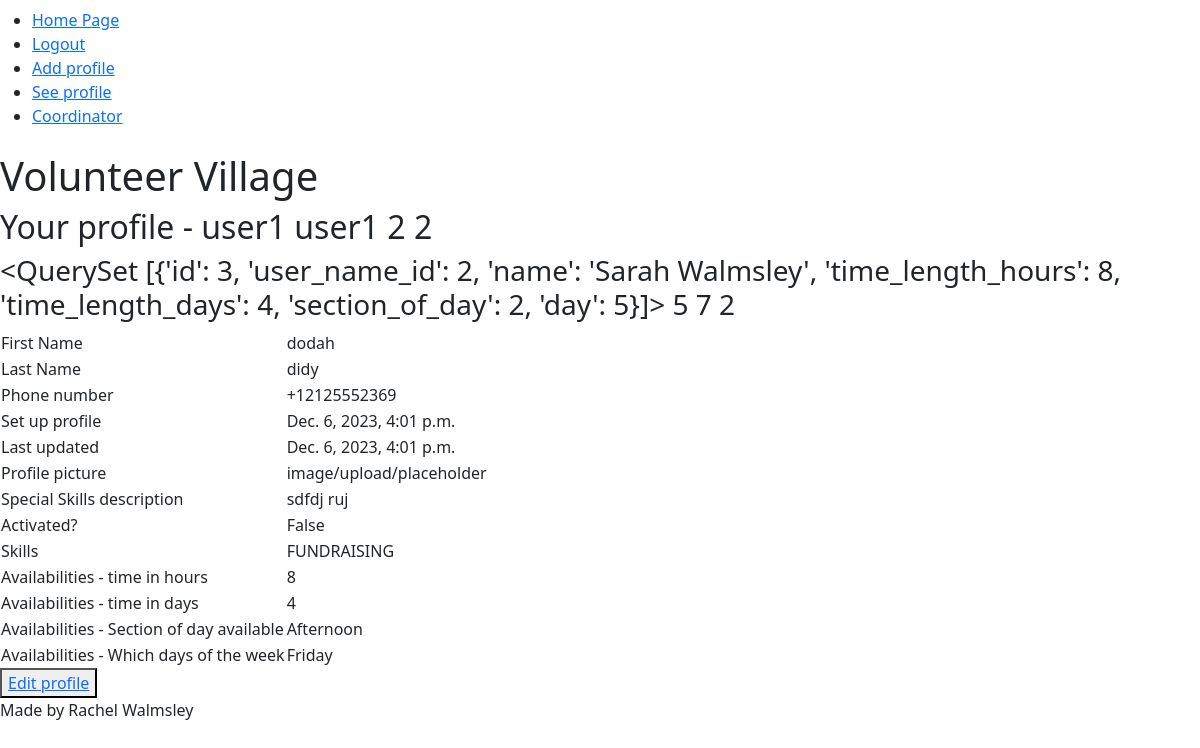
The page /volunteer/read_profile (signed in) on the database as committed earlier.
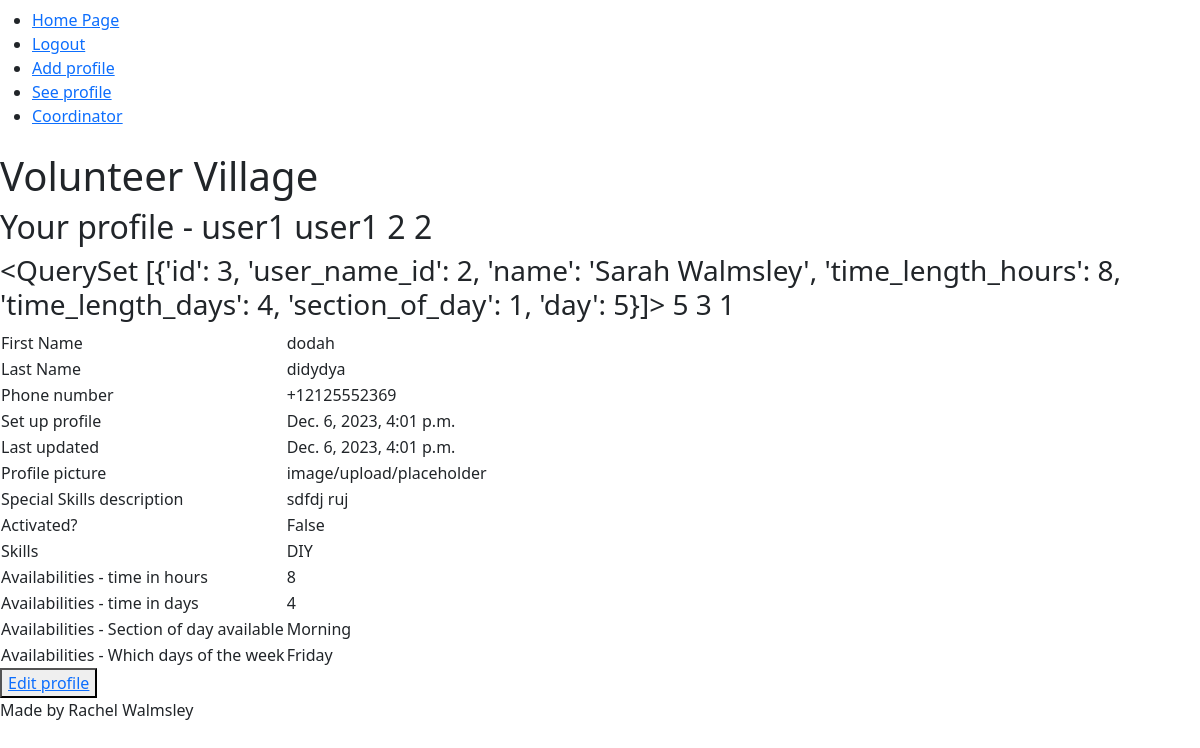
The same page on the database as committed later.
### volunteer/models.py (models this page shows, shortened)
class VolunteerProfile(models.Model):
    user_name = models.OneToOneField(User, on_delete=models.CASCADE)
    time_link = models.ForeignKey(TimePeriod, on_delete=models.CASCADE, null=True, blank=True)
    skills_link = models.ForeignKey(Skills, on_delete=models.CASCADE, null=True, blank=True)
    fname = models.CharField(
        max_length=50,
        null=False,
        blank=False,
        verbose_name='First Name',
        help_text='format: required, max_length=50',
    )
    lname = models.CharField(
        max_length=50,
        null=False,
        blank=False,
        verbose_name='Last Name',
        help_text='format: required, max_length=50',
    )
    phone = PhoneNumberField(
        max_length=12,
        blank=False,
        null=False,
    )
    created_on = models.DateTimeField(
        auto_now_add=True,
    )
    updated_on = models.DateTimeField(
        auto_now_add = True,
    )
    profile_picture = CloudinaryField(
        'image', default='placeholder',
    )
    special_skills_description = models.TextField(
        null=False,
        blank=True,
        verbose_name='special skills description',
    )
    activated = models.BooleanField(
        default=False,
    )
    '''def get_fname(self):
        """Get the first name of the volunteer"""
        return [self.fname]

    def get_lname(self):
        """Get the last name of the volunteer"""
        return [self.lname]

    def get_phone(self):
        """Get the phone number of the volunteer"""
        return [self.phone]

    def get_created_on(self):
        """Get the date the volunteer created the profile"""
        return [self.created_on]

    def get_updated_on(self):
        """Get the date the profile was last updated"""
        return [self.updated_on]

    def get_profile_picture(self):
        """Get the profile picture of the volunteer"""
        return [self.profile_picture]

    def get_special_skills_description(self):
        """Get the information provided by volunteer of special skills"""
        return [self.special_skills_description]'''

class TimePeriod(models.Model):
    user_name = models.OneToOneField(User, on_delete=models.CASCADE)
    name = models.CharField(max_length=128)
    time_length_hours = models.PositiveSmallIntegerField(
        default=0,
        validators=[
            MaxValueValidator(168), #168 hours in a week
        ])
    time_length_days = models.PositiveSmallIntegerField(
        default=0,
        validators=[
            MaxValueValidator(7), #7 days in a week
        ])
    section_of_day = models.IntegerField(choices=PART_OF_DAY, default = 0)
    day = models.IntegerField(choices=DAYS_OF_WEEK, default = 0)

### volunteer/views.py (the view)
# urls.py: path("volunteer/read_profile", views.read_profile, name="read"),
def read_profile(request):
    pk_logged_in = request.user.pk
    people = VolunteerProfile.objects.filter(user_name_id=pk_logged_in).values()
    skills = Skills.objects.filter(user_name_id =pk_logged_in).values()
    availabilities = TimePeriod.objects.filter(user_name_id =pk_logged_in).values()
    for available in availabilities:
        time = available['day']
        section = available['section_of_day']
    for skill in skills:
        able = skill['skilled']
    section_name = PART_OF_DAY[section][1]
    day_name = DAYS_OF_WEEK[time][1]
    skill_name = SkillChoices.SKILL_CHOICES[able-1][1] # first is corresponding number -1
    context = {
        'people': people,
        'skills': skills,
        'availabilities': availabilities,
        'pk_logged_in': pk_logged_in,
        'day_name': day_name,
        'section_name': section_name,
        'skill_name':skill_name,
        'time':time,
        'able':able,
        'section':section,
    }
    return render(request, 'volunteer/read_profile.html', context)

### templates/volunteer/read_profile.html
{% extends "base.html" %}
{% block content %}
<h2>Your profile - {{user.username }} {{ request.user.username }} {{request.user.email }} {{ request.user.pk }} {{pk_logged_in}} </h2>
<h3> {{ availabilities }} {{ time }} {{ able }} {{ section}} </h3>
<table>
    {% for individual in people %}
    <tr>
        <td>First Name</td>
        <td>{{ individual.fname }}</td>
    </tr>
    <tr>
        <td>Last Name</td>
        <td>{{ individual.lname }}</td>
    </tr>
    <tr>
        <td>Phone number</td>
        <td>{{ individual.phone }}</td>
    </tr>
    <tr>
        <td>Set up profile</td>
        <td>{{ individual.created_on }}</td>
    </tr>
    <tr>
        <td>Last updated</td>
        <td>{{ individual.updated_on }}</td>
    </tr>
    <tr>
        <td>Profile picture</td>
        <td>{{ individual.profile_picture }}</td>
    </tr>
    <tr>
        <td>Special Skills description</td>
        <td>{{ individual.special_skills_description }}</td>
    </tr>
    <tr>
        <td>Activated?</td>
        <td>{{ individual.activated }}</td>
    </tr>
    {% endfor %}
    <tr>
        <td>Skills</td>
        <td>{{ skill_name }}</td>
    </tr>
    {% for available in availabilities%}
    <tr>
        <td>Availabilities - time in hours</td>
        <td>{{ available.time_length_hours }}</td>
    </tr>
    <tr>
        <td>Availabilities - time in days</td>
        <td>{{ available.time_length_days }}
    </tr>
    {% endfor %}
    <tr>
        <td>Availabilities - Section of day available</td>
        <td>{{ section_name }}</td>
    </tr>
    <tr>
        <td>Availabilities - Which days of the week</td>
        <td> {{ day_name }}</td>
    </tr>
</table>
<button>
<a href="{% url 'edit' %}">Edit profile</a>
</button>
{% endblock %}

### templates/base.html (shortened to what this page needs)
{% load static %}
<!DOCTYPE html>
<html lang="en">
<head>
    <link href="https://cdn.jsdelivr.net/npm/bootstrap@5.0.1/dist/css/bootstrap.min.css" rel="stylesheet"
>
</head>
<body>
    <nav class="navbar">
        <ul>
            <li>
                <a href="{% url 'index' %}">Home Page</a>
            </li>
            {% if user.is_authenticated %}
                <li>
                    <a href="{% url 'account_logout' %}">Logout</a>
                </li>
                <li>
                    <a href="{% url 'add' %}">Add profile</a>
                </li>
                <li>
                    <a href="{% url 'read' %}">See profile</a>
                </li>
            {% endif %}
            <li>
                <a href="{% url 'account_login' %}">Coordinator</a>
            </li>
        </ul>
    </nav>
    <h1>
        Volunteer Village
    </h1>
    <main>
        {% block content %}{% endblock content %}
    </main>
    <footer>
        <p>Made by Rachel Walmsley</p>
    </footer>
</body>
</html>

Rows that differ between the two databases and show on the page:
changed VolunteerProfile "dodah": lname "didy" → "didydya"
Other text that changed with them:
{{ availabilities }}: "<QuerySet [{'id': 3, 'user_name_id': 2, 'name': 'Sarah Walmsley', 'time_length_hours': 8, 'time_length_days': 4, 'section_of_day': 2, 'day': 5}]>" → "<QuerySet [{'id': 3, 'user_name_id': 2, 'name': 'Sarah Walmsley', 'time_length_hours': 8, 'time_length_days': 4, 'section_of_day': 1, 'day': 5}]>"
{{ able }}: "7" → "3"
{{ section }}: "2" → "1"
{{ skill_name }}: "FUNDRAISING" → "DIY"
{{ section_name }}: "Afternoon" → "Morning"
